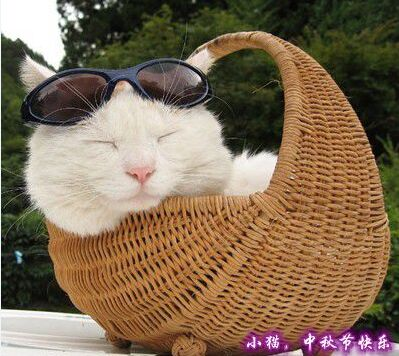
#> input picture test.jpg, 399 x 356 px
$ python picture.py
#> lines starting #> are read from the running program, lines starting #| are printed output that depends on the picture
from PIL import Image
im = Image.open('test.jpg')
#> im is the input picture: PIL image 399x356 RGB; mean R, G, B 129.9, 108.5, 84.1
print(im.format, im.size, im.mode)
#| JPEG (399, 356) RGB
im.thumbnail((400, 300))
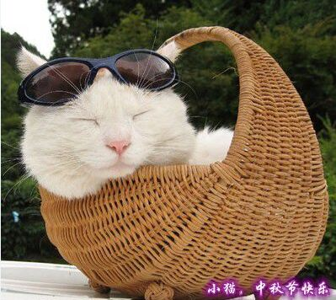
#> im: PIL image 336x300 RGB; mean R, G, B 129.9, 108.5, 84.1
im.save('thumb.jpg', 'JPEG')
